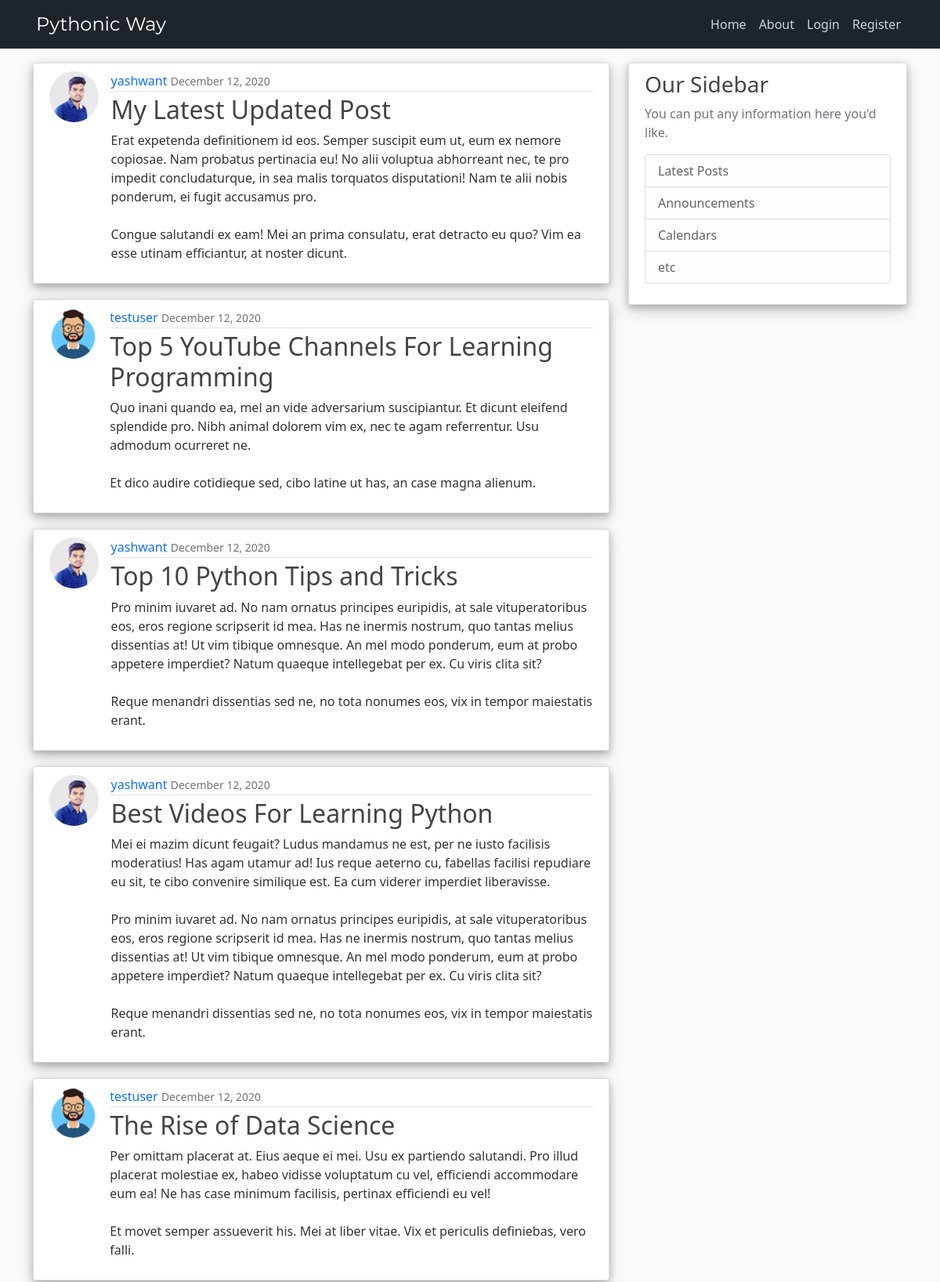
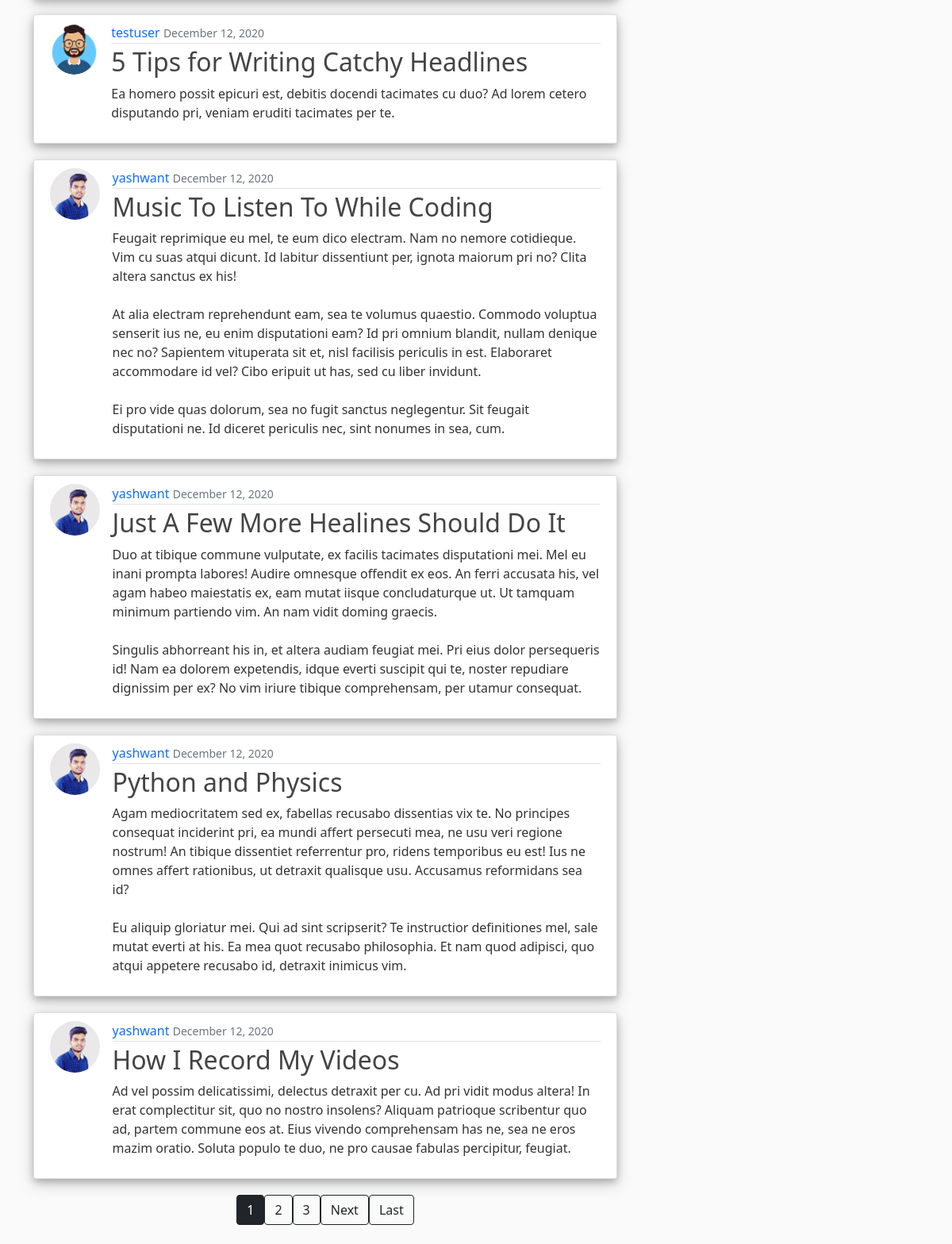
The page / on the database its author committed (2 pictures, top to bottom).
### blog/models.py (models this page shows, shortened)
class Post(models.Model):
      title = models.CharField(max_length = 100)
      content = models.TextField()
      date_posted = models.DateTimeField(default = timezone.now)
      author = models.ForeignKey(User, on_delete = models.CASCADE) #here we are making relationship between author and post

### users/models.py (models this page shows, shortened)
class Profile(models.Model):
      user = models.OneToOneField(User, on_delete=models.CASCADE)
      image = models.ImageField(default='default.jpg', upload_to='profile_pics')

### blog/views.py (the view)
# urls.py: path('', PostListView.as_view(), name='blog-home'),
class PostListView(ListView):
      model = Post
      template_name = 'blog/home.html' #<app> / <model>_<viewtype>.html this is what default listview is looking for
      context_object_name = 'posts'
      ordering = ['-date_posted']
      paginate_by = 10

### blog/templates/blog/home.html (shortened to what this page needs)
{% extends "blog/base.html"%}
{% block content %}
      {% for post in posts %}
            <article class="media content-section">
                  <div class="d-flex">
                        <img class="rounded-circle article-img" src="{{ post.author.profile.image.url }}" alt="Profile Picture">
                        <div class="media-body">
                              <div class="article-metadata">
                                    <a class="mr-2 username" href="{% url 'user-post' post.author.username %}">{{ post.author }}</a>
                                    <small class="text-muted">{{ post.date_posted|date:"F d, Y" }}</small>
                              </div>
                              <h2><a class="article-title" href="{% url 'post-detail' post.id %}">{{ post.title }}</a></h2>
                              <p class="article-content">{{ post.content }}</p>
                        </div>
                  </div>
            </article>
      {%  endfor %}
      <div class="page pagination justify-content-center">
      {%if is_paginated %}
            {% for num in page_obj.paginator.page_range %}
                  {% if page_obj.number == num%}
                        <a class="btn btn-dark mb-4"href="?page={{ num }}">{{ num }}</a>
                  {% elif num > page_obj.number|add:'-3' and num < page_obj.number|add:'3' %}
                        <a class="btn btn-outline-dark mb-4"href="?page={{ num }}">{{ num }}</a>
                  {% endif %}
            {% endfor %}
            {% if page_obj.has_next %}
                  <a class="btn btn-outline-dark mb-4"href="?page={{ page_obj.next_page_number }}">Next</a>
                  <a class="btn btn-outline-dark mb-4"href="?page={{ page_obj.paginator.num_pages }}">Last</a>
            {% endif %}
      {% endif%}
      </div>
{% endblock content%}

### blog/templates/blog/base.html (shortened to what this page needs)
{%  load static %}
<!doctype html>
<html lang="en">
     <head>
            <link href="https://cdn.jsdelivr.net/npm/bootstrap@5.0.0-beta1/dist/css/bootstrap.min.css" rel="stylesheet">
            <link rel="stylesheet" href="{% static 'blog/main.css' %}">
      </head>
      <body>
            <header class="site-header">
                  <nav class="navbar navbar-expand-md navbar-dark bg-steel fixed-top">
                    <div class="container">
                      <a class="brand-name navbar-brand mr-4" href="{% url 'blog-home' %}">Pythonic Way</a>
                      <div class="collapse navbar-collapse justify-content-end" id="navbarToggle">
                        <div class="navbar-nav mr-auto">
                          <a class="nav-item nav-link" href="{% url 'blog-home' %}">Home</a>
                          <a class="nav-item nav-link" href="{% url 'blog-about' %}">About</a>
                        </div>
                        <div class="navbar-nav justify-content-end">
                          {% if user.is_authenticated %}
                          <a class="nav-item nav-link" href="{% url 'post-create' %}">New Post</a>
                          <a class="nav-item nav-link" href="{% url 'profile' %}">Profile</a>
                          <a class="nav-item nav-link" href="{% url 'logout' %}">Logout</a>
                          {% else %}
                          <a class="nav-item nav-link" href="{% url 'login' %}">Login</a>
                          <a class="nav-item nav-link" href="{% url 'register' %}">Register</a>
                          {% endif %}
                        </div>
                      </div>
                    </div>
                  </nav>
            </header>
            <main role="main" class="container">
                  <div class="row">
                    <div class="col-md-8">
                      {% block content %}{% endblock %}
                    </div>
                    <div class="col-md-4">
                      <div class="content-section">
                        <h3>Our Sidebar</h3>
                        <p class='text-muted'>You can put any information here you'd like.
                          <ul class="list-group">
                            <li class="list-group-item list-group-item-light">Latest Posts</li>
                            <li class="list-group-item list-group-item-light">Announcements</li>
                            <li class="list-group-item list-group-item-light">Calendars</li>
                            <li class="list-group-item list-group-item-light">etc</li>
                          </ul>
                        </p>
                      </div>
                    </div>
                  </div>
            </main>
      </body>
</html>

### blog/static/blog/main.css (style rules this page uses)
body { background: #fafafa; color: #333333; margin-top: 5rem; }
h1, h2, h3, h4, h5, h6 { color: #444444; }
ul { margin: 0; }
.brand-name { font-family: 'Montserrat', sans-serif; font-size:x-large; margin-left: 4px; }
.bg-steel { background-color: hsl(205, 17%, 14%); }
.site-header .navbar-nav .nav-link { color: #cbd5db; }
.content-section { background: #ffffff; padding: 10px 20px; border: 1px solid #dddddd; border-radius: 3px; margin-bottom: 20px; }
.content-section { box-shadow: 0 4px 8px 0 rgba(0, 0, 0, 0.2), 0 6px 20px 0 rgba(0, 0, 0, 0.19); }
.article-title { color: #444444; }
a.article-title { text-decoration:none; }
a.username { text-decoration: none; }
.article-content { white-space: pre-line; }
.article-img { height: 65px; width: 65px; margin-right: 16px; }
.article-metadata { padding-bottom: 1px; margin-bottom: 4px; border-bottom: 1px solid #e3e3e3 }

### rows shown on the page
Post: author.profile.image (picture), author "yashwant", date_posted "December 12, 2020", title "My Latest Updated Post", content "Erat expetenda definitionem id eos. Semper suscipit eum ut, eum ex nemore copiosae. Nam probatus pertinacia eu! No alii voluptua abhorreant nec, te pro impedit concludaturque, in sea malis torquatos disputationi! Nam te alii nobis ponderum, ei fugit accusamus pro. Congue salutandi ex eam! Mei an prima consulatu, erat detracto eu quo? Vim ea esse utinam efficiantur, at noster dicunt."
Post: author.profile.image (placeholder picture), author "testuser", date_posted "December 12, 2020", title "Top 5 YouTube Channels For Learning Programming", content "Quo inani quando ea, mel an vide adversarium suscipiantur. Et dicunt eleifend splendide pro. Nibh animal dolorem vim ex, nec te agam referrentur. Usu admodum ocurreret ne. Et dico audire cotidieque sed, cibo latine ut has, an case magna alienum."
Post: author.profile.image (picture), author "yashwant", date_posted "December 12, 2020", title "Top 10 Python Tips and Tricks", content "Pro minim iuvaret ad. No nam ornatus principes euripidis, at sale vituperatoribus eos, eros regione scripserit id mea. Has ne inermis nostrum, quo tantas melius dissentias at! Ut vim tibique omnesque. An mel modo ponderum, eum at probo appetere imperdiet? Natum quaeque intellegebat per ex. Cu viris clita sit? Reque menandri dissentias sed ne, no tota nonumes eos, vix in tempor maiestatis erant."
Post: author.profile.image (picture), author "yashwant", date_posted "December 12, 2020", title "Best Videos For Learning Python", content "Mei ei mazim dicunt feugait? Ludus mandamus ne est, per ne iusto facilisis moderatius! Has agam utamur ad! Ius reque aeterno cu, fabellas facilisi repudiare eu sit, te cibo convenire similique est. Ea cum viderer imperdiet liberavisse. Pro minim iuvaret ad. No nam ornatus principes euripidis, at sale vituperatoribus eos, eros regione scripserit id mea. Has ne inermis nostrum, quo tantas melius dissentias at! Ut vim tibique omnesque. An mel modo ponderum, eum at probo appetere imperdiet? Natum quaeque intellegebat per ex. Cu viris clita sit? Reque menandri dissentias sed ne, no tota nonumes eos, vix in tempor maiestatis erant."
Post: author.profile.image (placeholder picture), author "testuser", date_posted "December 12, 2020", title "The Rise of Data Science", content "Per omittam placerat at. Eius aeque ei mei. Usu ex partiendo salutandi. Pro illud placerat molestiae ex, habeo vidisse voluptatum cu vel, efficiendi accommodare eum ea! Ne has case minimum facilisis, pertinax efficiendi eu vel! Et movet semper assueverit his. Mei at liber vitae. Vix et periculis definiebas, vero falli."
Post: author.profile.image (placeholder picture), author "testuser", date_posted "December 12, 2020", title "5 Tips for Writing Catchy Headlines", content "Ea homero possit epicuri est, debitis docendi tacimates cu duo? Ad lorem cetero disputando pri, veniam eruditi tacimates per te."
Post: author.profile.image (picture), author "yashwant", date_posted "December 12, 2020", title "Music To Listen To While Coding", content "Feugait reprimique eu mel, te eum dico electram. Nam no nemore cotidieque. Vim cu suas atqui dicunt. Id labitur dissentiunt per, ignota maiorum pri no? Clita altera sanctus ex his! At alia electram reprehendunt eam, sea te volumus quaestio. Commodo voluptua senserit ius ne, eu enim disputationi eam? Id pri omnium blandit, nullam denique nec no? Sapientem vituperata sit et, nisl facilisis periculis in est. Elaboraret accommodare id vel? Cibo eripuit ut has, sed cu liber invidunt. Ei pro vide quas dolorum, sea no fugit sanctus neglegentur. Sit feugait disputationi ne. Id diceret periculis nec, sint nonumes in sea, cum."
Post: author.profile.image (picture), author "yashwant", date_posted "December 12, 2020", title "Just A Few More Healines Should Do It", content "Duo at tibique commune vulputate, ex facilis tacimates disputationi mei. Mel eu inani prompta labores! Audire omnesque offendit ex eos. An ferri accusata his, vel agam habeo maiestatis ex, eam mutat iisque concludaturque ut. Ut tamquam minimum partiendo vim. An nam vidit doming graecis. Singulis abhorreant his in, et altera audiam feugiat mei. Pri eius dolor persequeris id! Nam ea dolorem expetendis, idque everti suscipit qui te, noster repudiare dignissim per ex? No vim iriure tibique comprehensam, per utamur consequat."
Post: author.profile.image (picture), author "yashwant", date_posted "December 12, 2020", title "Python and Physics", content "Agam mediocritatem sed ex, fabellas recusabo dissentias vix te. No principes consequat inciderint pri, ea mundi affert persecuti mea, ne usu veri regione nostrum! An tibique dissentiet referrentur pro, ridens temporibus eu est! Ius ne omnes affert rationibus, ut detraxit qualisque usu. Accusamus reformidans sea id? Eu aliquip gloriatur mei. Qui ad sint scripserit? Te instructior definitiones mel, sale mutat everti at his. Ea mea quot recusabo philosophia. Et nam quod adipisci, quo atqui appetere recusabo id, detraxit inimicus vim."
Post: author.profile.image (picture), author "yashwant", date_posted "December 12, 2020", title "How I Record My Videos", content "Ad vel possim delicatissimi, delectus detraxit per cu. Ad pri vidit modus altera! In erat complectitur sit, quo no nostro insolens? Aliquam patrioque scribentur quo ad, partem commune eos at. Eius vivendo comprehensam has ne, sea ne eros mazim oratio. Soluta populo te duo, ne pro causae fabulas percipitur, feugiat."

### other values the page prints
{{ num }} "1"
{{ num }} "2" "3"
